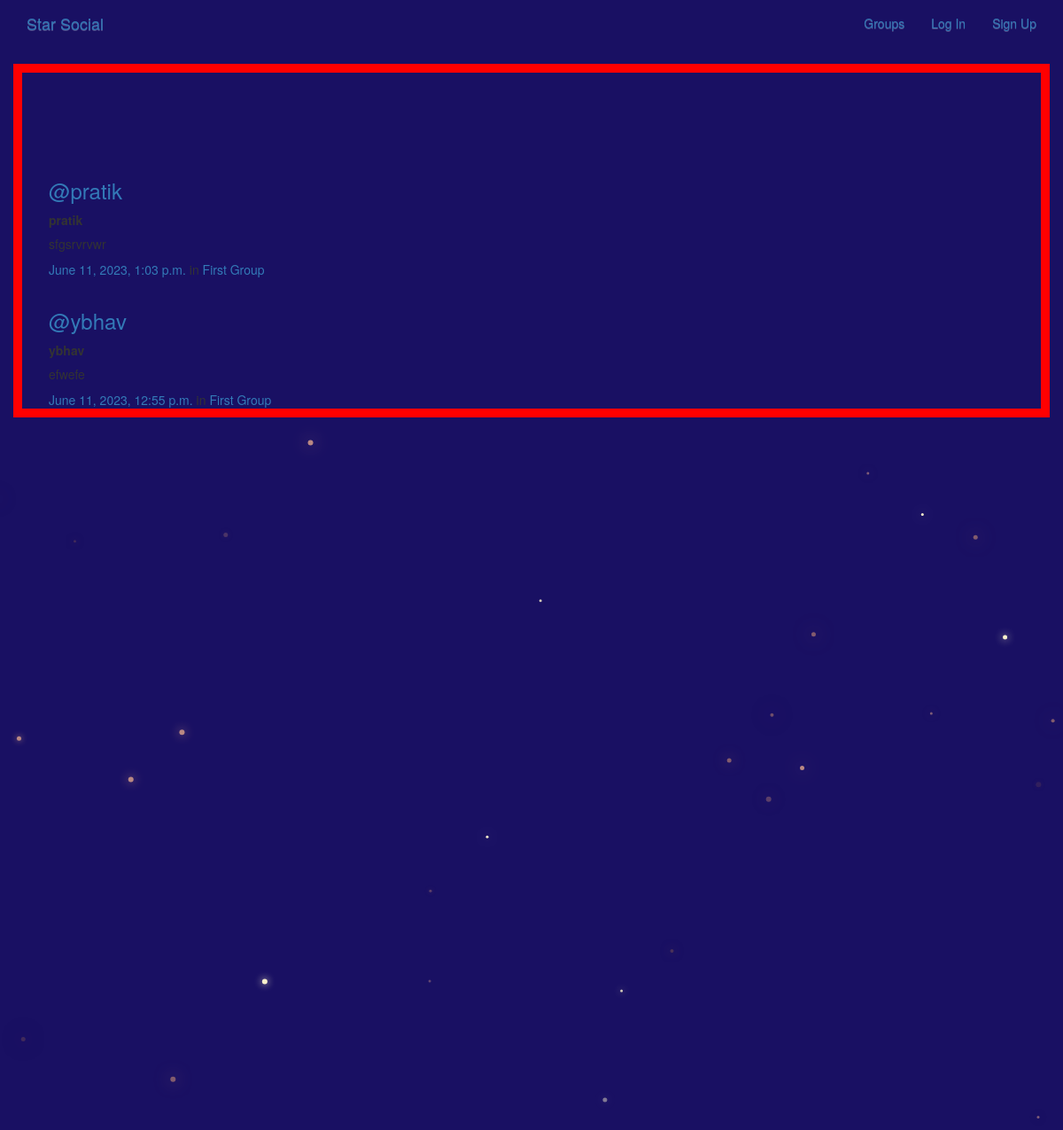
/posts/, run on the app's committed database.
### posts/models.py (models this page shows, shortened)
class Post(models.Model):
    user = models.ForeignKey(User, related_name='posts', on_delete=models.CASCADE)
    created_at = models.DateTimeField(auto_now=True)
    message = models.TextField()
    message_html = models.TextField(editable=False)
    group = models.ForeignKey(Group, related_name='posts', null=True, blank=True, on_delete=models.CASCADE)
    class Meta:
        ordering = ['-created_at']
        unique_together = ['user', 'message']

### groups/models.py (models this page shows, shortened)
class Group(models.Model):
    name = models.CharField(max_length=255, unique=True)
    slug = models.SlugField(allow_unicode=True, unique=True)
    description = models.TextField(blank=True, default='')
    description_html = models.TextField(editable=False, blank=True, default='')
    members = models.ManyToManyField(User, through='GroupMember')
    class Meta:
        ordering = ['name']

### posts/views.py (the view)
# urls.py: path('', views.PostList.as_view(), name='all'),
class PostList(SelectRelatedMixin, generic.ListView):
    model = models.Post
    select_related = ('user','group')

### posts/templates/posts/post_list.html (shortened to what this page needs)
{% extends "posts/post_base.html" %}
{% load bootstrap3 %}
{% block post_content %}
<div class="col-md-8">
	{% for post in post_list %}
     {% include "posts/_post.html" %}
	{% endfor %}
</div>
{% endblock %}

### posts/templates/posts/_post.html (shortened to what this page needs)
<div class="media">
	<h3 class="mr-5"><a href="{% url 'posts:for_user' username=post.user.username %}">@{{ post.user.username }}</a></h3>
	<div class="media-body">
		<strong>{{ post.user.username }}</strong>
		<h5>{{ post.message_html|safe }}</h5>
			<time class="time"><a href="{% url 'posts:single' username=post.user.username pk=post.pk %}">{{ post.created_at }}</a></time>
			{% if post.group %}
			<span class="group-name">in <a href="#">{{ post.group.name }}</a></span>
			{% endif %}
	</div>
</div>

### static/css/master.css (style rules this page uses)
html, body { height: 100%; width: 100%; overflow: hidden; background: #191063; margin: 0; }

### data on the page
Post: user.username "pratik", message_html "sfgsrvrvwr", created_at "June 11, 2023, 1:03 p.m.", group.name "First Group"
Post: user.username "ybhav", message_html "efwefe", created_at "June 11, 2023, 12:55 p.m.", group.name "First Group"
